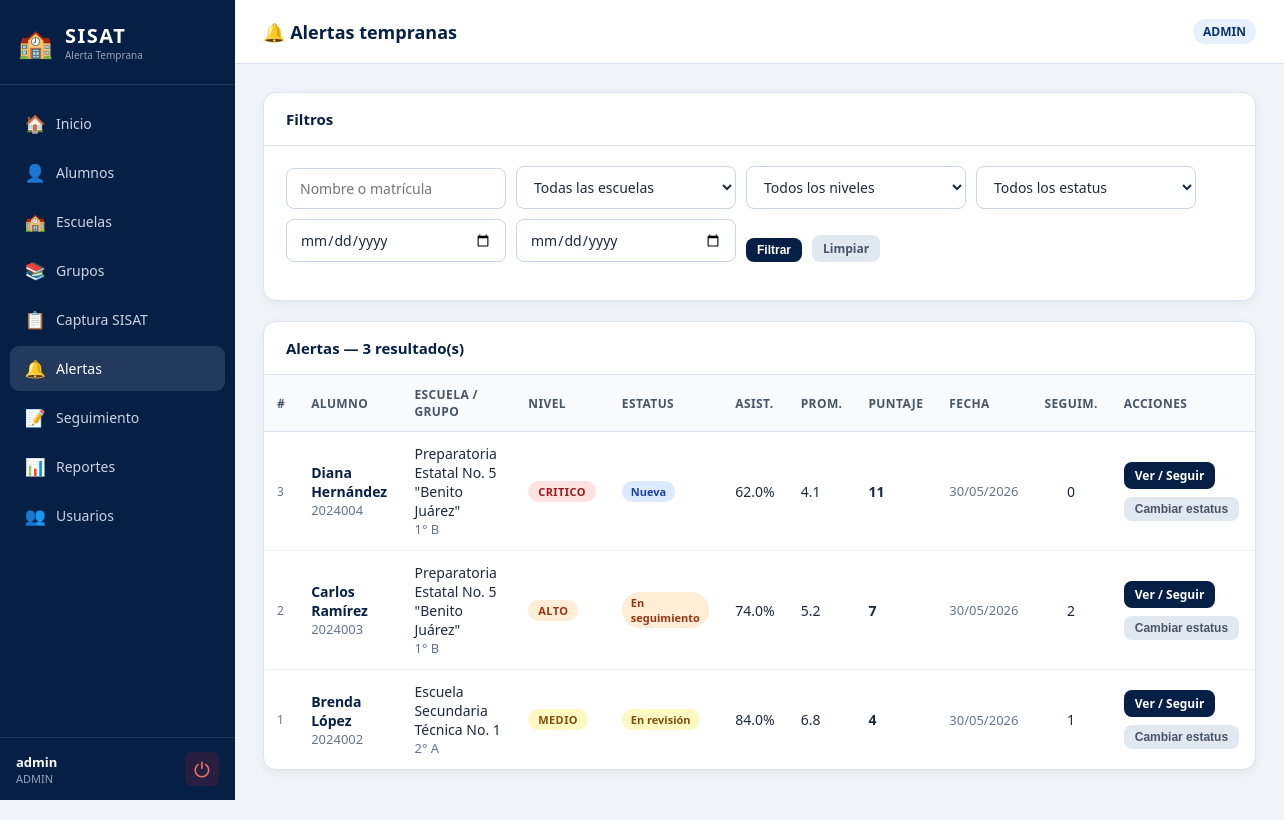
The app's page /alertas.php (signed in) with its own data.
### tables this page shows
CREATE TABLE alerta (
    ID_ALERTA       INT AUTO_INCREMENT PRIMARY KEY,
    ID_ALUMNO       INT NOT NULL,
    ID_EVALUACION   INT NOT NULL,
    NIVEL_RIESGO    ENUM('BAJO','MEDIO','ALTO','CRITICO') NOT NULL,
    ESTATUS         ENUM('NUEVA','EN_REVISION','EN_SEGUIMIENTO','ATENDIDA','CERRADA') NOT NULL DEFAULT 'NUEVA',
    FECHA_CREACION  DATETIME NOT NULL DEFAULT CURRENT_TIMESTAMP,
    FECHA_CIERRE    DATETIME NULL,
    DESCRIPCION     TEXT NULL,
    CONSTRAINT fk_alerta_alumno FOREIGN KEY (ID_ALUMNO)     REFERENCES alumno(ID_ALUMNO),
    CONSTRAINT fk_alerta_eval   FOREIGN KEY (ID_EVALUACION) REFERENCES evaluacion_sisat(ID_EVALUACION)
);

CREATE TABLE alumno (
    ID_ALUMNO           INT AUTO_INCREMENT PRIMARY KEY,
    MATRICULA           VARCHAR(20)  NOT NULL UNIQUE,
    CURP                VARCHAR(18)  NULL UNIQUE,
    NOMBRE              VARCHAR(80)  NOT NULL,
    APELLIDO_PATERNO    VARCHAR(60)  NOT NULL,
    APELLIDO_MATERNO    VARCHAR(60)  NOT NULL DEFAULT '',
    FECHA_NACIMIENTO    DATE         NULL,
    SEXO                ENUM('M','F','OTRO') NOT NULL DEFAULT 'M',
    TELEFONO            VARCHAR(20)  NULL,
    CORREO              VARCHAR(120) NULL,
    DIRECCION           VARCHAR(200) NULL,
    ID_GRUPO            INT NULL,
    ID_USUARIO          INT NULL,
    ACTIVO              TINYINT(1)   NOT NULL DEFAULT 1,
    CONSTRAINT fk_alumno_grupo   FOREIGN KEY (ID_GRUPO)   REFERENCES grupo(ID_GRUPO),
    CONSTRAINT fk_alumno_usuario FOREIGN KEY (ID_USUARIO) REFERENCES usuario(ID_USUARIO)
);

CREATE TABLE escuela (
    ID_ESCUELA      INT AUTO_INCREMENT PRIMARY KEY,
    CCT             VARCHAR(15)  NOT NULL UNIQUE,
    NOMBRE_ESCUELA  VARCHAR(150) NOT NULL,
    MUNICIPIO       VARCHAR(80)  NOT NULL,
    NIVEL           ENUM('PREESCOLAR','PRIMARIA','SECUNDARIA','BACHILLERATO','OTRO') NOT NULL DEFAULT 'SECUNDARIA',
    ZONA_ESCOLAR    VARCHAR(30)  NOT NULL,
    ACTIVA          TINYINT(1)   NOT NULL DEFAULT 1
);

CREATE TABLE grupo (
    ID_GRUPO        INT AUTO_INCREMENT PRIMARY KEY,
    ID_ESCUELA      INT NOT NULL,
    GRADO           VARCHAR(10)  NOT NULL,
    GRUPO           VARCHAR(5)   NOT NULL,
    CICLO_ESCOLAR   VARCHAR(10)  NOT NULL,
    ID_DOCENTE      INT NULL,
    CONSTRAINT fk_grupo_escuela  FOREIGN KEY (ID_ESCUELA) REFERENCES escuela(ID_ESCUELA),
    CONSTRAINT fk_grupo_docente  FOREIGN KEY (ID_DOCENTE) REFERENCES usuario(ID_USUARIO)
);

CREATE TABLE evaluacion_sisat (
    ID_EVALUACION           INT AUTO_INCREMENT PRIMARY KEY,
    ID_ALUMNO               INT NOT NULL,
    ID_USUARIO_CAPTURA      INT NOT NULL,
    FECHA_EVALUACION        DATETIME NOT NULL DEFAULT CURRENT_TIMESTAMP,
    ASISTENCIA_PORCENTAJE   DECIMAL(5,2) NOT NULL DEFAULT 100.00,
    PROMEDIO_GENERAL        DECIMAL(5,2) NOT NULL DEFAULT 10.00,
    OBSERVACIONES           TEXT NULL,
    PUNTAJE_RIESGO          INT NOT NULL DEFAULT 0,
    NIVEL_RIESGO            ENUM('BAJO','MEDIO','ALTO','CRITICO') NOT NULL DEFAULT 'BAJO',
    CONSTRAINT fk_eval_alumno   FOREIGN KEY (ID_ALUMNO)          REFERENCES alumno(ID_ALUMNO),
    CONSTRAINT fk_eval_usuario  FOREIGN KEY (ID_USUARIO_CAPTURA) REFERENCES usuario(ID_USUARIO)
);

### alertas.php (the view, shortened to what this page needs)
<?php
require_once 'conexion.php';
require_once 'funciones.php';
$filtroFechaD  = trim($_GET['fecha_d']  ?? '');
$filtroFechaH  = trim($_GET['fecha_h']  ?? '');
$filtroNombre  = trim($_GET['q']        ?? '');
$where  = ['1=1'];
$params = [];
$whereStr = implode(' AND ', $where);
$stmt = $pdo->prepare("
    SELECT al.ID_ALERTA, al.NIVEL_RIESGO, al.ESTATUS, al.FECHA_CREACION, al.DESCRIPCION,
           CONCAT(a.NOMBRE,' ',a.APELLIDO_PATERNO) AS alumno_nombre,
           a.MATRICULA, a.ID_ALUMNO,
           g.GRADO, g.GRUPO AS letra_grupo,
           esc.NOMBRE_ESCUELA,
           ev.ASISTENCIA_PORCENTAJE, ev.PROMEDIO_GENERAL, ev.PUNTAJE_RIESGO,
           (SELECT COUNT(*) FROM seguimiento seg WHERE seg.ID_ALERTA = al.ID_ALERTA) AS total_seguimientos
    FROM alerta al
    INNER JOIN alumno a ON a.ID_ALUMNO = al.ID_ALUMNO
    INNER JOIN evaluacion_sisat ev ON ev.ID_EVALUACION = al.ID_EVALUACION
    LEFT JOIN grupo g ON g.ID_GRUPO = a.ID_GRUPO
    LEFT JOIN escuela esc ON esc.ID_ESCUELA = g.ID_ESCUELA
    WHERE $whereStr
    ORDER BY
        CASE al.NIVEL_RIESGO WHEN 'CRITICO' THEN 1 WHEN 'ALTO' THEN 2 WHEN 'MEDIO' THEN 3 ELSE 4 END,
        al.FECHA_CREACION DESC
");
$stmt->execute($params);
$alertas = $stmt->fetchAll();
?>
<!DOCTYPE html>
<html lang="es">
<head>
    <link rel="stylesheet" href="estilos.css">
</head>
<body>
<div class="layout">
    <?php require_once 'sidebar.php'; ?>
    <div class="main-content">
        <div class="topbar">
            <div class="topbar-titulo">🔔 Alertas tempranas</div>
            <span class="topbar-rol"><?= h(rolActual()) ?></span>
        </div>
        <div class="pagina">
            <div class="panel mb-20">
                <div class="panel-header"><h3>Filtros</h3></div>
                <div class="panel-body">
                    <form method="GET" class="filtros">
                        <input type="text" name="q" placeholder="Nombre o matrícula" value="<?= h($filtroNombre) ?>">
                        <select name="escuela">
                            <option value="">Todas las escuelas</option>
                        </select>
                        <select name="nivel">
                            <option value="">Todos los niveles</option>
                        </select>
                        <select name="estatus">
                            <option value="">Todos los estatus</option>
                        </select>
                        <input type="date" name="fecha_d" title="Desde" value="<?= h($filtroFechaD) ?>">
                        <input type="date" name="fecha_h" title="Hasta" value="<?= h($filtroFechaH) ?>">
                        <button class="btn btn-primario btn-sm" type="submit">Filtrar</button>
                        <a class="btn btn-secundario btn-sm" href="alertas.php">Limpiar</a>
                    </form>
                </div>
            </div>
            <div class="panel">
                <div class="panel-header">
                    <h3>Alertas — <?= count($alertas) ?> resultado(s)</h3>
                </div>
                <div style="overflow-x:auto;">
                    <table>
                        <thead>
                            <tr>
                                <th>#</th>
                                <th>Alumno</th>
                                <th>Escuela / Grupo</th>
                                <th>Nivel</th>
                                <th>Estatus</th>
                                <th>Asist.</th>
                                <th>Prom.</th>
                                <th>Puntaje</th>
                                <th>Fecha</th>
                                <th>Seguim.</th>
                                <th>Acciones</th>
                            </tr>
                        </thead>
                        <tbody>
                        <?php if (empty($alertas)): ?>
                            <tr><td colspan="11" class="texto-centro texto-gris" style="padding:24px;">No se encontraron alertas con los filtros seleccionados.</td></tr>
                        <?php else: ?>
                            <?php foreach ($alertas as $al): ?>
                            <tr>
                                <td style="color:#64748b;font-size:12px;"><?= $al['ID_ALERTA'] ?></td>
                                <td>
                                    <a href="alumnos.php?accion=ver&id=<?= $al['ID_ALUMNO'] ?>" style="color:#061f45;font-weight:700;text-decoration:none;">
                                        <?= h($al['alumno_nombre']) ?>
                                    </a>
                                    <div class="texto-gris"><?= h($al['MATRICULA']) ?></div>
                                </td>
                                <td>
                                    <?= h($al['NOMBRE_ESCUELA'] ?? '—') ?>
                                    <?php if ($al['GRADO']): ?>
                                        <div class="texto-gris"><?= h($al['GRADO']) ?>° <?= h($al['letra_grupo']) ?></div>
                                    <?php endif; ?>
                                </td>
                                <td><?= badgeRiesgo($al['NIVEL_RIESGO']) ?></td>
                                <td><?= badgeEstatus($al['ESTATUS']) ?></td>
                                <td><?= number_format($al['ASISTENCIA_PORCENTAJE'], 1) ?>%</td>
                                <td><?= number_format($al['PROMEDIO_GENERAL'], 1) ?></td>
                                <td style="font-weight:700;"><?= $al['PUNTAJE_RIESGO'] ?></td>
                                <td class="texto-gris"><?= fechaCorta($al['FECHA_CREACION']) ?></td>
                                <td style="text-align:center;"><?= $al['total_seguimientos'] ?></td>
                                <td>
                                    <div class="flex-gap">
                                        <a class="btn btn-primario btn-sm"
                                           href="seguimiento.php?id_alerta=<?= $al['ID_ALERTA'] ?>">Ver / Seguir</a>
                                        <?php if (!esAlumno()): ?>
                                        <button class="btn btn-secundario btn-sm"
                                            onclick="mostrarCambioEstatus(<?= $al['ID_ALERTA'] ?>, '<?= $al['ESTATUS'] ?>')">
                                            Cambiar estatus
                                        </button>
                                        <?php endif; ?>
                                    </div>
                                </td>
                            </tr>
                            <?php endforeach; ?>
                        <?php endif; ?>
                        </tbody>
                    </table>
                </div>
            </div>
        </div>
    </div>
</div>
</body>
</html>

### funciones.php (shortened to what this page needs)
<?php
function rolActual(): string
{
    return $_SESSION['usuario']['rol'] ?? '';
}
function esAlumno(): bool     { return rolActual() === 'ALUMNO'; }
function badgeRiesgo(string $nivel): string
{
    $clases = [
        'BAJO'    => 'badge-bajo',
        'MEDIO'   => 'badge-medio',
        'ALTO'    => 'badge-alto',
        'CRITICO' => 'badge-critico',
    ];
    $cls = $clases[$nivel] ?? 'badge-bajo';
    return '<span class="badge-riesgo ' . $cls . '">' . htmlspecialchars($nivel) . '</span>';
}
function badgeEstatus(string $estatus): string
{
    $etiquetas = [
        'NUEVA'          => ['cls' => 'est-nueva',    'txt' => 'Nueva'],
        'EN_REVISION'    => ['cls' => 'est-revision', 'txt' => 'En revisión'],
        'EN_SEGUIMIENTO' => ['cls' => 'est-seguimiento','txt' => 'En seguimiento'],
        'ATENDIDA'       => ['cls' => 'est-atendida', 'txt' => 'Atendida'],
        'CERRADA'        => ['cls' => 'est-cerrada',  'txt' => 'Cerrada'],
    ];
    $e = $etiquetas[$estatus] ?? ['cls' => '', 'txt' => $estatus];
    return '<span class="badge-estatus ' . $e['cls'] . '">' . htmlspecialchars($e['txt']) . '</span>';
}
function h(string $val): string
{
    return htmlspecialchars($val, ENT_QUOTES, 'UTF-8');
}
function fechaCorta(?string $fecha): string
{
    return date('d/m/Y', strtotime($fecha));
}
?>

### estilos.css (style rules this page uses)
*, *::before, *::after { margin: 0; padding: 0; box-sizing: border-box; }
:root { --azul-oscuro: #061f45; --azul-medio: #0b3570; --azul-claro: #1e6bbf; --gris-fondo: #f0f4f9; --gris-borde: #dce3ef; --gris-texto: #64748b; --blanco: #ffffff; --verde: #16a34a; --amarillo: #ca8a04; --naranja: #ea580c; --rojo: #dc2626; --riesgo-bajo: #16a34a; --riesgo-medio: #ca8a04; --riesgo-alto: #ea580c; --riesgo-critico: #dc2626; }
body { font-family: "Segoe UI", Arial, sans-serif; background: var(--gris-fondo); color: #1e293b; min-height: 100vh; }
.layout { display: flex; min-height: 100vh; }
.main-content { margin-left: 235px; flex: 1; display: flex; flex-direction: column; min-height: 100vh; }
.topbar { height: 64px; background: var(--blanco); border-bottom: 1px solid var(--gris-borde); display: flex; align-items: center; padding: 0 28px; gap: 16px; position: sticky; top: 0; z-index: 50; }
.topbar-titulo { flex: 1; font-size: 18px; font-weight: 700; color: var(--azul-oscuro); }
.topbar-rol { font-size: 12px; background: #e8f0fe; color: var(--azul-medio); padding: 4px 10px; border-radius: 20px; font-weight: 700; }
.pagina { padding: 28px; flex: 1; }
.panel { background: var(--blanco); border-radius: 13px; border: 1px solid var(--gris-borde); box-shadow: 0 3px 10px rgba(0,0,0,.05); margin-bottom: 22px; overflow: hidden; }
.panel-header { padding: 16px 22px; border-bottom: 1px solid var(--gris-borde); display: flex; align-items: center; justify-content: space-between; gap: 12px; }
.panel-header h3 { font-size: 15px; font-weight: 700; color: var(--azul-oscuro); }
.panel-body { padding: 20px 22px; }
table { width: 100%; border-collapse: collapse; font-size: 14px; }
th { text-align: left; background: #f8fafc; padding: 11px 13px; color: #475569; font-weight: 700; font-size: 12px; text-transform: uppercase; letter-spacing: .4px; border-bottom: 1px solid var(--gris-borde); }
td { padding: 12px 13px; border-bottom: 1px solid #f1f5f9; vertical-align: middle; }
tr:last-child td { border-bottom: none; }
input[type="text"], input[type="email"], input[type="password"], input[type="number"], input[type="date"], select, textarea { padding: 10px 13px; border: 1.5px solid #cbd5e1; border-radius: 8px; font-size: 14px; font-family: inherit; background: #fff; color: #1e293b; transition: border-color .2s; width: 100%; }
.btn { display: inline-flex; align-items: center; gap: 6px; padding: 9px 18px; border-radius: 8px; font-size: 14px; font-weight: 600; cursor: pointer; text-decoration: none; border: none; transition: background .15s, opacity .15s; white-space: nowrap; }
.btn-primario { background: var(--azul-oscuro); color: #fff; }
.btn-secundario { background: #e2e8f0; color: #475569; }
.btn-sm { padding: 5px 11px; font-size: 12px; }
.badge-riesgo { display: inline-block; padding: 3px 10px; border-radius: 20px; font-size: 11px; font-weight: 700; letter-spacing: .4px; text-transform: uppercase; }
.badge-medio { background: #fef9c3; color: #854d0e; }
.badge-alto { background: #ffedd5; color: #9a3412; }
.badge-critico { background: #fee2e2; color: #991b1b; }
.badge-estatus { display: inline-block; padding: 3px 9px; border-radius: 20px; font-size: 11px; font-weight: 600; }
.est-nueva { background: #dbeafe; color: #1e40af; }
.est-revision { background: #fef9c3; color: #854d0e; }
.est-seguimiento { background: #ffedd5; color: #9a3412; }
.filtros { display: flex; flex-wrap: wrap; gap: 10px; align-items: flex-end; margin-bottom: 18px; }
.filtros select, .filtros input { min-width: 150px; max-width: 220px; }
.texto-gris { color: var(--gris-texto); font-size: 13px; }
.mb-20 { margin-bottom: 20px; }
.flex-gap { display: flex; gap: 8px; align-items: center; flex-wrap: wrap; }

### records on screen
alerta: ID_ALERTA "3", alumno_nombre "Diana Hernández", ID_ALUMNO.MATRICULA "2024004", escuela.NOMBRE_ESCUELA "Preparatoria Estatal No. 5 \"Benito Juárez\"", grupo.GRADO "1", grupo.GRUPO "B", NIVEL_RIESGO "CRITICO", ESTATUS "Nueva", ID_EVALUACION.ASISTENCIA_PORCENTAJE "62.0", ID_EVALUACION.PROMEDIO_GENERAL "4.1", ID_EVALUACION.PUNTAJE_RIESGO "11", FECHA_CREACION "30/05/2026", total_seguimientos "0"
alerta: ID_ALERTA "2", alumno_nombre "Carlos Ramírez", ID_ALUMNO.MATRICULA "2024003", escuela.NOMBRE_ESCUELA "Preparatoria Estatal No. 5 \"Benito Juárez\"", grupo.GRADO "1", grupo.GRUPO "B", NIVEL_RIESGO "ALTO", ESTATUS "En seguimiento", ID_EVALUACION.ASISTENCIA_PORCENTAJE "74.0", ID_EVALUACION.PROMEDIO_GENERAL "5.2", ID_EVALUACION.PUNTAJE_RIESGO "7", FECHA_CREACION "30/05/2026", total_seguimientos "2"
alerta: ID_ALERTA "1", alumno_nombre "Brenda López", ID_ALUMNO.MATRICULA "2024002", escuela.NOMBRE_ESCUELA "Escuela Secundaria Técnica No. 1", grupo.GRADO "2", grupo.GRUPO "A", NIVEL_RIESGO "MEDIO", ESTATUS "En revisión", ID_EVALUACION.ASISTENCIA_PORCENTAJE "84.0", ID_EVALUACION.PROMEDIO_GENERAL "6.8", ID_EVALUACION.PUNTAJE_RIESGO "4", FECHA_CREACION "30/05/2026", total_seguimientos "1"

### other values on screen
$item['ico'] "🏠"
$item['txt'] "Inicio"
$item['ico'] "👤"
$item['txt'] "Alumnos"
$item['ico'] "🏫"
$item['txt'] "Escuelas"
$item['ico'] "📚"
$item['txt'] "Grupos"
$item['ico'] "📋"
$item['txt'] "Captura SISAT"
$item['ico'] "🔔"
$item['txt'] "Alertas"
$item['ico'] "📝"
$item['txt'] "Seguimiento"
$item['ico'] "📊"
